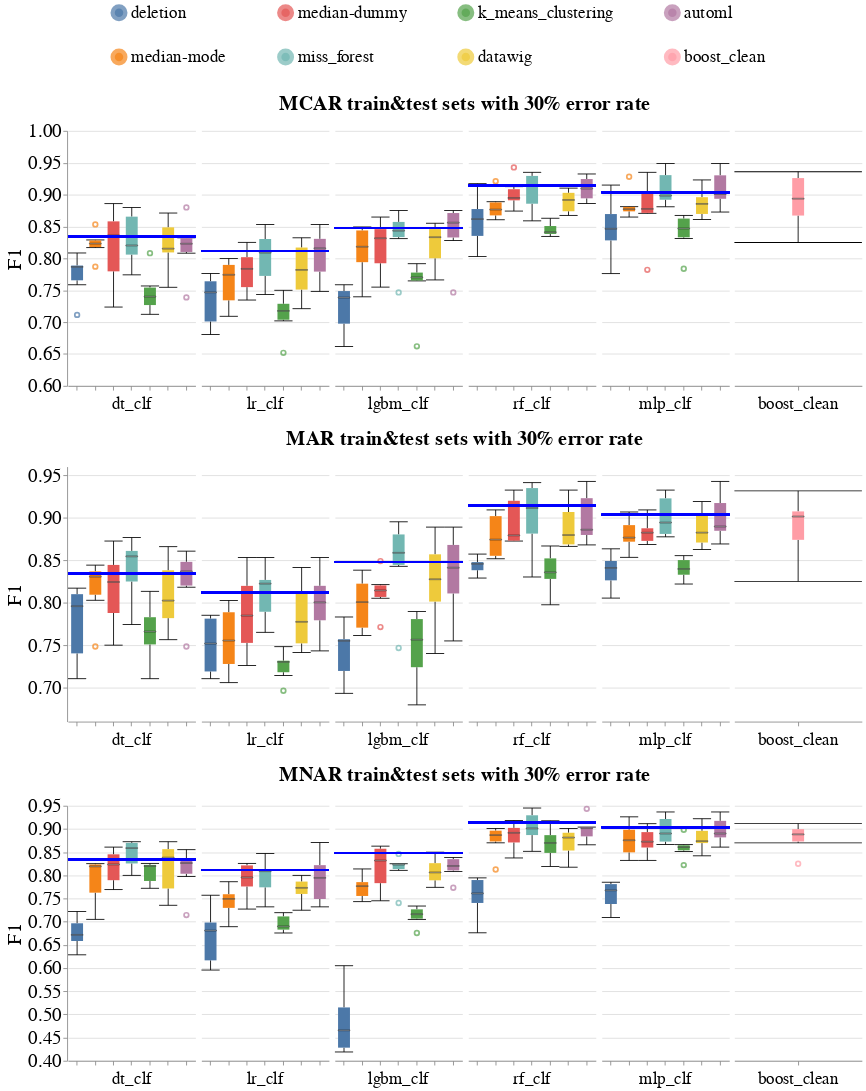

Here is the notebook cell this chart was saved with:
### Code cell
create_box_plots_for_diff_imputers_and_models_exp1(dataset_name=DATASET_NAME,
                                                   metric_name='f1',
                                                   db_client=db_client,
                                                   evaluation_scenarios=['exp1_mcar3', 'exp1_mar3', 'exp1_mnar3'])

### Figure 1 — Vega-Lite specification as saved in the notebook (floating-point values rounded to 4 significant figures; data arrays with more than 128 entries replaced by an {"elided": "..."} marker saying what was removed)
{"config": {"view": {"continuousWidth": 400, "continuousHeight": 300, "stroke": null}, "axis": {"labelFontSize": 22, "labelFontWeight": "normal", "titleFontSize": 24, "titleFontWeight": "normal"}, "facet": {"spacing": 5}, "header": {"labelFontSize": 20, "labelOrient": "bottom", "labelPadding": 5, "titleFontSize": 24}, "legend": {"columns": 4, "direction": "vertical", "labelFontSize": 20, "labelLimit": 400, "orient": "top", "symbolOffset": 50, "symbolStrokeWidth": 10, "titleAnchor": "middle", "titleFontSize": 22, "titleLimit": 300}, "title": {"fontSize": 24}}, "vconcat": [{"data": {"name": "data-2c5463a9fa2fc7eb781d5be344aa2d98"}, "facet": {"column": {"field": "Model_Name", "sort": ["dt_clf", "lr_clf", "lgbm_clf", "rf_clf", "mlp_clf"], "title": "MCAR train&test sets with 30% error rate", "type": "nominal"}}, "spec": {"layer": [{"mark": {"type": "boxplot", "median": {"stroke": "black", "strokeWidth": 0.7}, "ticks": true}, "encoding": {"color": {"field": "Null_Imputer_Name", "sort": ["deletion", "median-mode", "median-dummy", "miss_forest", "k_means_clustering", "datawig", "automl", "boost_clean"], "title": null, "type": "nominal"}, "x": {"axis": {"labels": false}, "field": "Null_Imputer_Name", "sort": ["deletion", "median-mode", "median-dummy", "miss_forest", "k_means_clustering", "datawig", "automl", "boost_clean"], "title": null, "type": "nominal"}, "y": {"field": "Metric_Value", "scale": {"zero": false}, "title": "F1", "type": "quantitative"}}}, {"mark": "rule", "encoding": {"color": {"value": "blue"}, "size": {"value": 2}, "y": {"field": "Baseline_Median", "type": "quantitative"}}}], "width": 150}, "resolve": {"scale": {"x": "independent"}}}, {"data": {"name": "data-3b2e72f632d2f588fa181efe76d0a5fb"}, "facet": {"column": {"field": "Model_Name", "sort": ["dt_clf", "lr_clf", "lgbm_clf", "rf_clf", "mlp_clf"], "title": "MAR train&test sets with 30% error rate", "type": "nominal"}}, "spec": {"layer": [{"mark": {"type": "boxplot", "median": {"stroke": "black", "strokeWidth": 0.7}, "ticks": true}, "encoding": {"color": {"field": "Null_Imputer_Name", "sort": ["deletion", "median-mode", "median-dummy", "miss_forest", "k_means_clustering", "datawig", "automl", "boost_clean"], "title": null, "type": "nominal"}, "x": {"axis": {"labels": false}, "field": "Null_Imputer_Name", "sort": ["deletion", "median-mode", "median-dummy", "miss_forest", "k_means_clustering", "datawig", "automl", "boost_clean"], "title": null, "type": "nominal"}, "y": {"field": "Metric_Value", "scale": {"zero": false}, "title": "F1", "type": "quantitative"}}}, {"mark": "rule", "encoding": {"color": {"value": "blue"}, "size": {"value": 2}, "y": {"field": "Baseline_Median", "type": "quantitative"}}}], "width": 150}, "resolve": {"scale": {"x": "independent"}}}, {"data": {"name": "data-687ebe4e65ac71e19e9a34fff4c96956"}, "facet": {"column": {"field": "Model_Name", "sort": ["dt_clf", "lr_clf", "lgbm_clf", "rf_clf", "mlp_clf"], "title": "MNAR train&test sets with 30% error rate", "type": "nominal"}}, "spec": {"layer": [{"mark": {"type": "boxplot", "median": {"stroke": "black", "strokeWidth": 0.7}, "ticks": true}, "encoding": {"color": {"field": "Null_Imputer_Name", "sort": ["deletion", "median-mode", "median-dummy", "miss_forest", "k_means_clustering", "datawig", "automl", "boost_clean"], "title": null, "type": "nominal"}, "x": {"axis": {"labels": false}, "field": "Null_Imputer_Name", "sort": ["deletion", "median-mode", "median-dummy", "miss_forest", "k_means_clustering", "datawig", "automl", "boost_clean"], "title": null, "type": "nominal"}, "y": {"field": "Metric_Value", "scale": {"zero": false}, "title": "F1", "type": "quantitative"}}}, {"mark": "rule", "encoding": {"color": {"value": "blue"}, "size": {"value": 2}, "y": {"field": "Baseline_Median", "type": "quantitative"}}}], "width": 150}, "resolve": {"scale": {"x": "independent"}}}], "resolve": {"scale": {"x": "independent"}}, "$schema": "https://vega.github.io/schema/vega-lite/v4.17.0.json", "datasets": {"data-2c5463a9fa2fc7eb781d5be344aa2d98": {"elided": "216 records"}, "data-3b2e72f632d2f588fa181efe76d0a5fb": {"elided": "216 records"}, "data-687ebe4e65ac71e19e9a34fff4c96956": {"elided": "216 records"}}}
